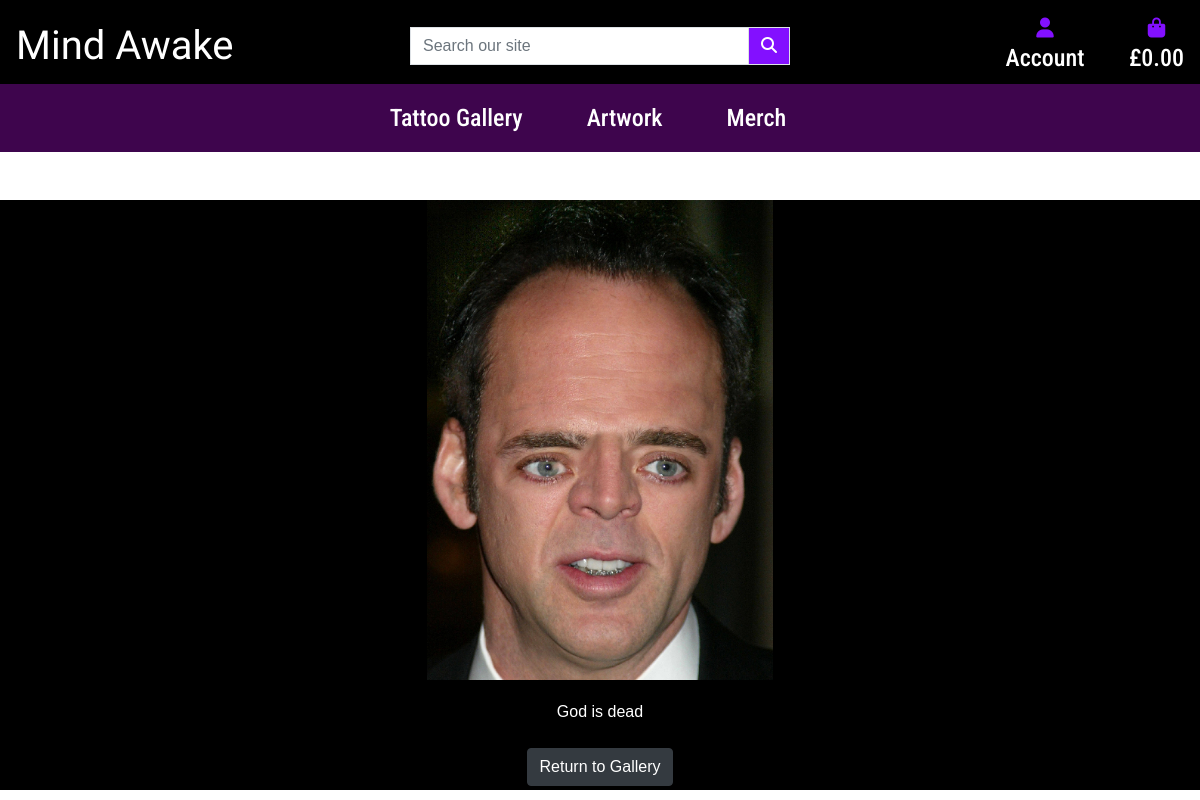
/gallery/tattoo/13, run on the app's committed database.
### gallery/models.py (models this page shows, shortened)
class Tattoo(models.Model):
    category = models.ForeignKey(
        Category, on_delete=models.SET_NULL, null=True, blank=True)
    image = models.ImageField(null=False, blank=False)
    description = models.TextField()

### gallery/views.py (the view)
# urls.py: path('tattoo/<str:pk>', views.viewTattoo, name='tattoo'),
def viewTattoo(request, pk):
    tattoo = Tattoo.objects.get(id=pk)
    return render(request, 'gallery/tattoo.html', {'tattoo': tattoo})

### gallery/templates/gallery/tattoo.html (shortened to what this page needs)
{% extends "base.html" %}
{% load static %}
{% block content %}
<div class="header-pushdown no-margins no-padding black-bg">
    <div class="container">
        <div class="row justify-content-center">
            <div class="col">
                <div class="tattoo-image-div text-center">
                    <img class="tattoo-image" src={{tattoo.image.url}} alt="image of a tattoo done by Jake Hunt">
                    <p class="tattoo-text white-text">{{tattoo.description}}</p>
                </div>
                <div class="text-center">
                    <a class="btn btn-dark m-1 return-button" href="{% url 'gallery' %}">Return to Gallery</a>
                </div>
            </div>
        </div>
    </div>
</div>
{% endblock %}

### static/css/base.css (style rules this page uses)
.white-text { color: #ffffff !important; }
.tattoo-text { margin-top: 20px; margin-bottom: 20px; }
.tattoo-image { max-width: 100%; height: 60vh; }
.return-button { margin-bottom: 20px; }
.black-bg { background-color: #000000; }
.no-padding { padding: 0px; }
body { background: url('/media/background.png') no-repeat center center fixed; background-size: cover; font-family: 'Antonio', sans-serif; font-weight: 500; width: 100%; }
.header-pushdown { margin-top: 200px; }

### data on the page
Tattoo: image (picture), description "God is dead"
